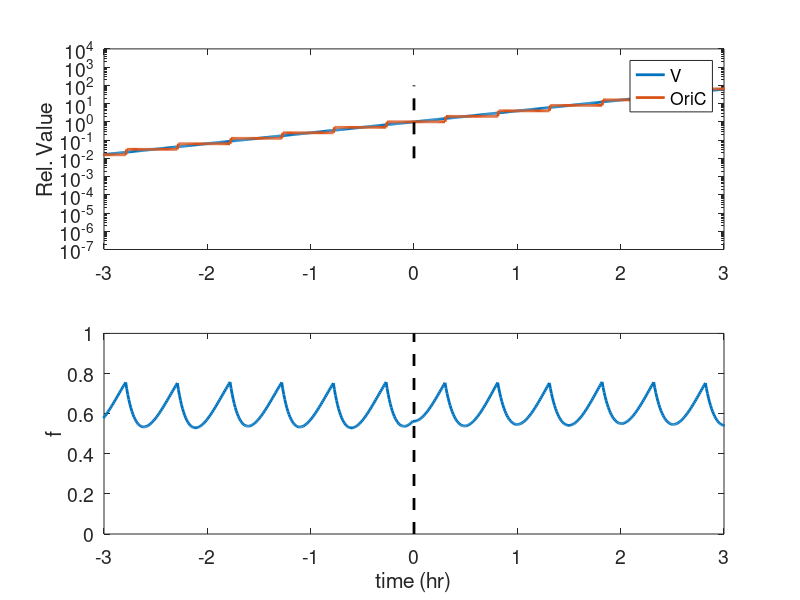

This figure's MATLAB source:
% this script describe the hns dnaA initial model no division

% close all ;
clear all ;

tic;

%% global parameters
DT = 30/60;     %(h)
TT = DT*30 ; % total calculation time (h)
dt = 0.01 ;    % calculation time step (h)
T_shutdown = DT*20 ;

dTdatA = 0 ; % time delay between OriC and datA (h)
dTdars1 = 0.1 ; % time delay between OriC and datA (h)
dTdars2 = 0.2 ; % time delay between OriC and datA (h)
dTdnaA = 0 ; % time delay between OriC and dnaA (min)
CAcc = 0.75 ; % critical cytoplasmic dnaA concentration to initiate DNA replication 

Cperiod = 0.6; 
% repR = 1/Cperiod ; % DNA replication rate = 1 / C period
DNAlength = Cperiod/dt ; % DNA length is set to fix V fork = 1 ;
lambda0 = log(2)/DT ; % cell mass growth rate (h^-1)

D_total = 400;
KD = 50/D_total;
beta_datA = 600/D_total;
% beta_rida = 500/D_total;
alphal = 2755/D_total;
% alphad1 = 100/D_total;
% alphad2 = 643/D_total;

lambda = lambda0;
tseq = 15/60; % hr

%% initiation 
Tlist = (1 : TT/dt)*dt ; % unit [min]
Vlist = nan(1,TT/dt) ;
fATPlist = nan(1,TT/dt) ;
DNAcopy = ones(TT/dt,DNAlength); % starting DNAcopy = 1 ;
DNAcopy(1,1) = 1 ;
DNAlist = NaN(TT/dt,1); % total DNA
OriClist = NaN(TT/dt,1); % total DNA
rptlist = NaN(TT/dt,ceil(TT/DT)+10) ; % DNA replication time
tertlist = NaN(TT/dt,ceil(TT/DT)+10) ; % DNA termination time
Preplist = NaN(TT/dt,ceil(TT/DT)+10) ; % position of DNA replication  
NAlist = NaN(TT/dt,1); % copy number of dnaA
Ndlist = NaN(TT/dt,1); % copy number of datA
nreplist = NaN(TT/dt,1); % number of DNA replication. starting from 1, not 0
RpOlist = NaN(TT/dt,1); % replication initiation operator, 1 for open, 0 for closed
Adlist = NaN(TT/dt,1); % the total capacity that datA could absorb dnaA

NA = 1 ; % copy number of dnaA
Ndat = 1 ; % copy number of datA
nrep = 1 ; % number of DNA replication. starting from 1, not 0
RpO = 1 ; % replication initiation operator, 1 for open, 0 for closed
V = 1 ; % initial cell mass
fATP = 0.8;

% rpt = NaN(1,ceil(TT/DT)+10) ; % DNA replication time
% tert = NaN(1,ceil(TT/DT)+10) ; % DNA termination time
Prep = NaN(1,ceil(TT/DT)+10) ; % position of DNA replication  
Vi =  NaN(1,ceil(TT/DT)+10) ; % initiation mass
Vt =  NaN(1,ceil(TT/DT)+10) ; % termination mass
S = 1;
for t = 1 : Tlist(end)/dt
    
    V = V + lambda*V*dt ;
    DNAlist(t) = sum(DNAcopy(t,:))/DNAlength ;
    No = DNAcopy(t,dTdnaA/dt+1); % copy number of dnaA
    Ndat = DNAcopy(t,dTdatA/dt+1); % copy number of datA
    Nd1 = DNAcopy(t,dTdars1/dt+1); % copy number of dars1
    Nd2 = DNAcopy(t,dTdars1/dt+1); % copy number of dars2

    if t*dt<T_shutdown
        fATP = fATP + dt * (alphal * (1-fATP)/(KD+1-fATP) - beta_datA * No/V * fATP/(KD+fATP) + lambda*(1-fATP));
    else
        fATP = fATP + dt * (alphal * (1-fATP)/(KD+1-fATP) - beta_datA * No/V* fATP/(KD+fATP));
    end
    
    DNAcopy(t+1,:) = DNAcopy(t,:) ;
    % check new replication initiation condition
    if fATP > CAcc && RpO == 1
        nrep = nrep +1; % replication number +1
        Prep(nrep) = 1 ; % generate new replication position
        rpt(nrep) = t*dt; % replication time +dt
        RpO = 0; % stop new replicaiton initiation
        Vi(nrep) = V/DNAcopy(t,1); % note initiation mass
%         lambda = lambda0 * (epsilon * randn(1,1)+1);
    end
    % DNA replication
    for f = 1 : length(Prep) 
        if Prep(f) <= Cperiod/dt
            DNAcopy(t+1,Prep(f)) = DNAcopy(t+1,Prep(f))*2 ; % all DNA replicates
            Prep(f) = Prep(f) +1 ; % replication position moves
        else if Prep(f) > Cperiod/dt % DNA replication terminates
            Prep(f) = NaN ;   
            tert(nrep) = t*dt ; % DNA termination time
            Vt(nrep) = V/DNAcopy(t,end-1) ; % termination mass
            end
        end
    end
    % set replication initiation operator
    if t == ceil((rpt(nrep) + tseq)/dt); RpO = 1; end
    
    
    % save data in vectors

    fATPlist(t) = fATP;
    Vlist(t) = V ;
    OriClist(t) = DNAcopy(t,1) ;
%     rptlist(t,:) = rpt ; 
%     tertlist(t,:) = tert ; 
%     Preplist(t,:) = Prep ; 
%     NAlist(t) = NA; 
%     Ndlist(t) = Ndat; 
    nreplist(t) = nrep;
    RpOlist(t) = RpO; 

end

%% plot

figure('position',[100 100 300 500]);

subplot(2,1,1)
semilogy(Tlist-T_shutdown, Vlist/Vlist(T_shutdown/dt),'linewidth',2); hold all
semilogy(Tlist-T_shutdown, OriClist/OriClist(T_shutdown/dt),'linewidth',2);
plot([0 0], [10^-2 10^2],'k--','linewidth',2);
legend('V','OriC','location','best');
ylabel('Rel. Value');
xlim([-3 3]);
set(gca,'fontsize',14);

subplot(2,1,2)
plot(Tlist-T_shutdown, fATPlist,'linewidth',2); hold all
xlabel('time (hr)');
ylabel('f');
plot([0 0], [0 1],'k--','linewidth',2);
xlim([-3 3]);
ylim([0 1]);
set(gca,'fontsize',14);




